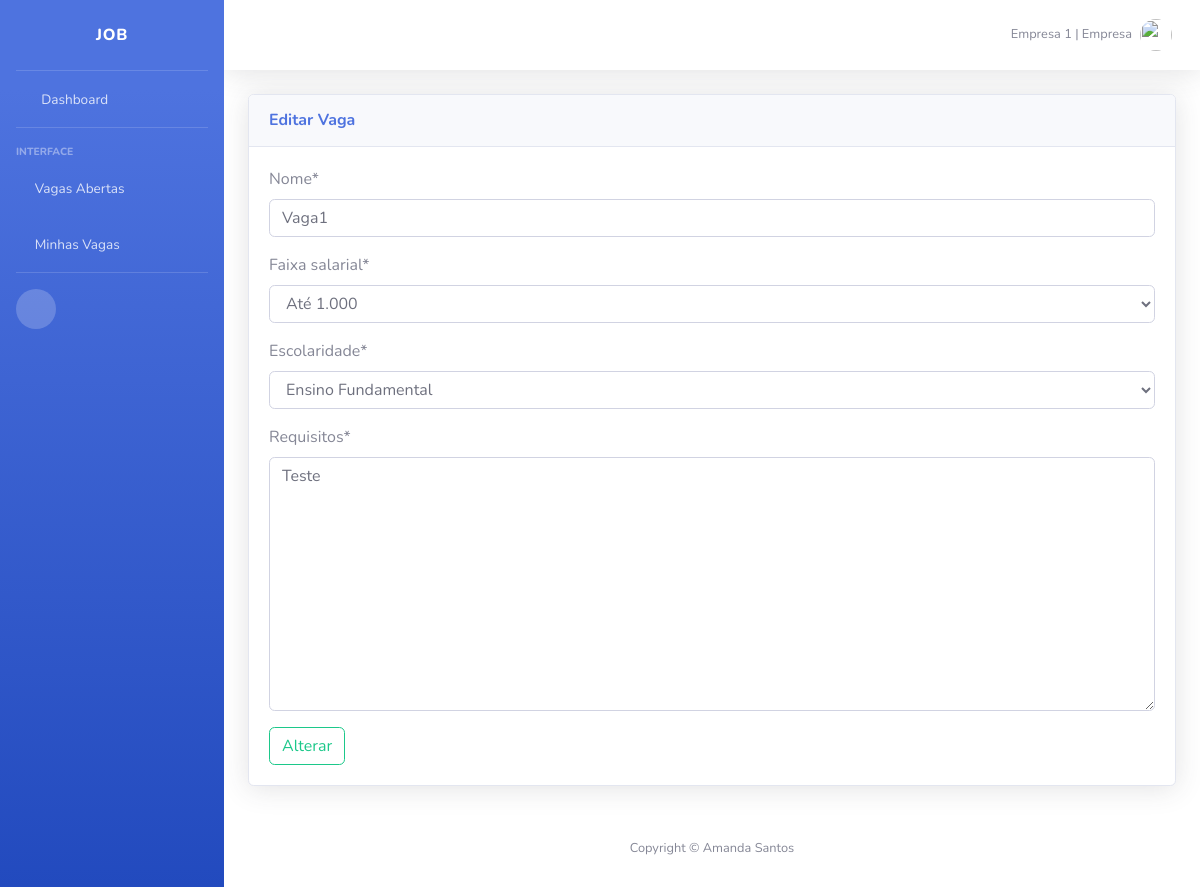
Screenshot of /dashboard/alterar_vaga/8 (signed in) with the database file from the repository.
### usuario/models.py (models this page shows)
class User(AbstractUser):
    categoria = models.PositiveIntegerField(default=0)
    username = models.CharField(max_length=10, unique=False, blank=True, null=True)
    email = models.EmailField(max_length=254, unique=True)
    is_staff = models.BooleanField(default=True, )
    USERNAME_FIELD = 'email'
    REQUIRED_FIELDS = ['EMAIL_FIELD']
    def get_categoria(self):
        return self.categoria

### gestao/models.py (models this page shows, shortened)
class Vaga(models.Model):
    A1 = 'Até 1.000'
    D1A2 = 'De 1.000 a 2.000'
    D2A3 = 'De 2.000 a 3.000'
    AC3 = 'Acima de 3.000'
    FAIXA_SALARIAL = (
        (A1, 'Até 1.000'),
        (D1A2, 'De 1.000 a 2.000'),
        (D2A3, 'De 2.000 a 3.000'),
        (AC3, 'Acima de 3.000'),
    )
    EF = 'Ensino Fundamental'
    EM = 'Ensino Médio'
    TG = 'Tecnólogo'
    ES = 'Ensino Superior'
    PS = 'Pós / MBA / Mestrado'
    DR = 'Doutorado'
    ESCOLARIDADE = (
        (EF, 'Ensino Fundamental'),
        (EM, 'Ensino Médio'),
        (TG, 'Tecnólogo'),
        (ES, 'Ensino Superior'),
        (PS, 'Pós / MBA / Mestrado'),
        (DR, 'Doutorado'),
    )
    empresa = models.ForeignKey(Empresa, on_delete=models.CASCADE, verbose_name='empresa')
    nome = models.CharField(max_length=50, default='')
    faixa_salarial = models.CharField(
        max_length=50,
        choices=FAIXA_SALARIAL,
        default=A1,
    )
    escolaridade = models.CharField(
        max_length=50,
        choices=ESCOLARIDADE,
        default=EF,
    )
    requisitos = models.TextField(max_length=500, default='')
    delete = models.BooleanField(default=False, editable=False)
    aplicacoes = models.ManyToManyField(Aplicacao, editable=False, blank=True)
    data = models.DateField(auto_now_add=True)
    class Meta:
        verbose_name_plural = 'Vagas'

### gestao/views.py (the view)
# urls.py: path('alterar_vaga/<int:id_vaga>', alterar_vaga, name='alterar_vaga'),
@login_required
def alterar_vaga(request, id_vaga):
    vaga = get_object_or_404(Vaga, pk=id_vaga)
    form = VagaForm(request.POST or None, instance=vaga)
    if form.is_valid():
        form.save()
        return redirect('minhas_vagas')
    else:
        return render(request, 'editar_vaga.html', {'form': form})

### gestao/forms.py
class VagaForm(ModelForm):
    class Meta:
        model = Vaga
        fields = '__all__'
        exclude = ['empresa',]

### gestao/templates/editar_vaga.html (shortened to what this page needs)
{% extends 'base.html' %}
{% load crispy_forms_tags %}
{% block content %}
{% load static %}
<div class="card shadow mb-4">
    <div class="card-header py-3">
        <h6 class="m-0 font-weight-bold text-primary">Editar Vaga</h6>
    </div>
    <div class="card-body">
        <form method="post" novalidate>
            {{ form|crispy }}
            <button type="submit" class="btn btn-outline-success">Alterar</button>
        </form>
    </div>
</div>
{% endblock %}

### templates/base.html (shortened to what this page needs)
{% load static %}
<!DOCTYPE html>
<html lang="en">
<head>
  <link href="{% static 'vendor/fontawesome-free/css/all.min.css' %}" rel="stylesheet" type="text/css">
  <link href="{% static 'css/sb-admin-2.min.css' %}" rel="stylesheet">
</head>
<body id="page-top">
  <div id="wrapper">
    <ul class="navbar-nav bg-gradient-primary sidebar sidebar-dark accordion" id="accordionSidebar">
        <div class="sidebar-brand d-flex align-items-center justify-content-center">JOB</div>
      <hr class="sidebar-divider my-0">
      <li class="nav-item">
        <a class="nav-link" href="{% url 'dashboard' %}">
          <i class="fas fa-fw fa-tachometer-alt"></i>
          <span>Dashboard</span></a>
      </li>
      <hr class="sidebar-divider">
      <div class="sidebar-heading">
        Interface
      </div>
      <li class="nav-item">
        <a class="nav-link collapsed" href="{% url 'listar_vagas' %}" data-target="#collapseTwo" aria-expanded="true" aria-controls="collapseTwo">
          <i class="fas fa-bullhorn"></i>
          <span>Vagas Abertas</span>
        </a>
      </li>
      <li class="nav-item">
        <a class="nav-link collapsed" href="#" data-toggle="collapse" data-target="#collapseUtilities" aria-expanded="true" aria-controls="collapseUtilities">
          <i class="fas fa-briefcase"></i>
          <span>Minhas Vagas</span>
        </a>
      </li>
      <hr class="sidebar-divider">
      <div class="sidebar-heading">
      <div class="text-center d-none d-md-inline">
        <button class="rounded-circle border-0" id="sidebarToggle"></button>
      </div>
    </ul>
    <div id="content-wrapper" class="d-flex flex-column" style="background-color: white">
      <div id="content">
        <nav class="navbar navbar-expand navbar-light bg-white topbar mb-4 static-top shadow">
          <ul class="navbar-nav ml-auto">
            <li class="nav-item dropdown no-arrow">
              <a class="nav-link dropdown-toggle" href="#" id="userDropdown" role="button" data-toggle="dropdown" aria-haspopup="true" aria-expanded="false">
                <span class="mr-2 d-none d-lg-inline text-gray-600 small">
                  {{ user.first_name }} |
                  {% if user.get_categoria == 1 %}
                    Empresa
                  {% else %}
                    Candidato
                  {% endif %}
                </span>
                <img class="img-profile rounded-circle" src="{% static 'img/coach.png' %}">
              </a>
            </li>
          </ul>
        </nav>
        <div class="container-fluid" style="background-color: white">
          {% block content %}
          {% endblock %}
        </div>
      </div>
      <footer class="sticky-footer bg-white" >
        <div class="container my-auto">
          <div class="copyright text-center my-auto">
            <span>Copyright &copy; Amanda Santos</span>
          </div>
        </div>
      </footer>
    </div>
  </div>
</body>
</html>

### rows the page displays
User: first_name "Empresa 1"
Vaga: nome "Vaga1", faixa_salarial "Até 1.000", escolaridade "Ensino Fundamental", requisitos "Teste"
